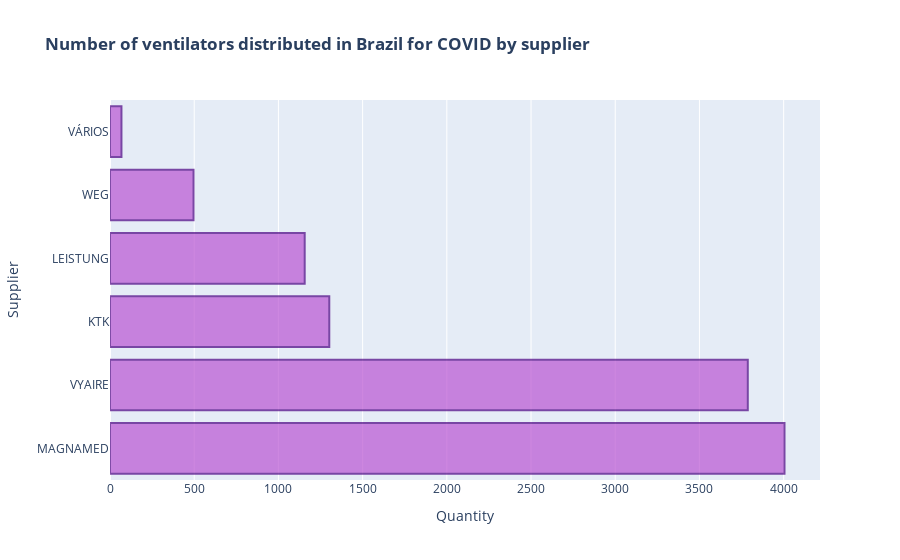

Notebook code for this chart:
### Code cell
data = [go.Bar(x=dfgrouped_f['QUANTITY'], y=dfgrouped_f['SUPPLIER'], orientation='h', marker = {'color': 'mediumorchid','line': {'color': 'indigo','width': 2}}, opacity= 0.7)]

config_lay = go.Layout(title='<b>Number of ventilators distributed in Brazil for COVID by supplier</b>',yaxis={'title':'Supplier'},
                                 xaxis={'title':'Quantity'})
fig7 = go.Figure(data=data, layout=config_lay)

py.iplot(fig7)

### Figure 1 — Plotly figure (JSON) as saved in the notebook; plotly's stock layout.template omitted (floating-point values rounded to 4 significant figures)
{"data": [{"marker": {"color": "mediumorchid", "line": {"color": "indigo", "width": 2}}, "opacity": 0.7, "orientation": "h", "type": "bar", "x": [4005, 3787, 1302, 1156, 496, 68], "y": ["MAGNAMED", "VYAIRE", "KTK", "LEISTUNG", "WEG", "VÁRIOS"]}], "layout": {"title": {"text": "<b>Number of ventilators distributed in Brazil for COVID by supplier</b>"}, "xaxis": {"title": {"text": "Quantity"}}, "yaxis": {"title": {"text": "Supplier"}}}}
